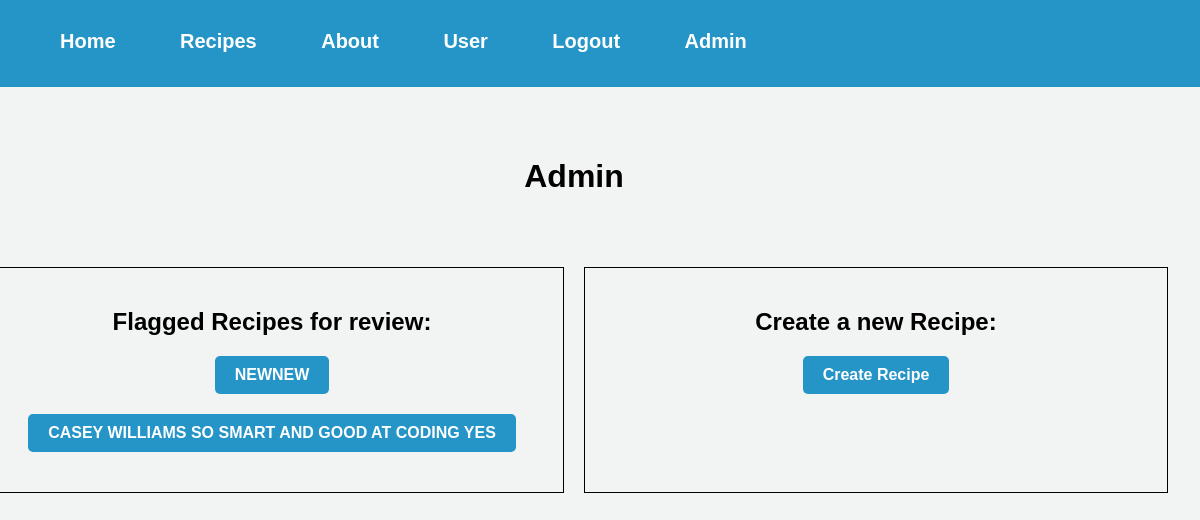
The app's page /admin (signed in), older data.
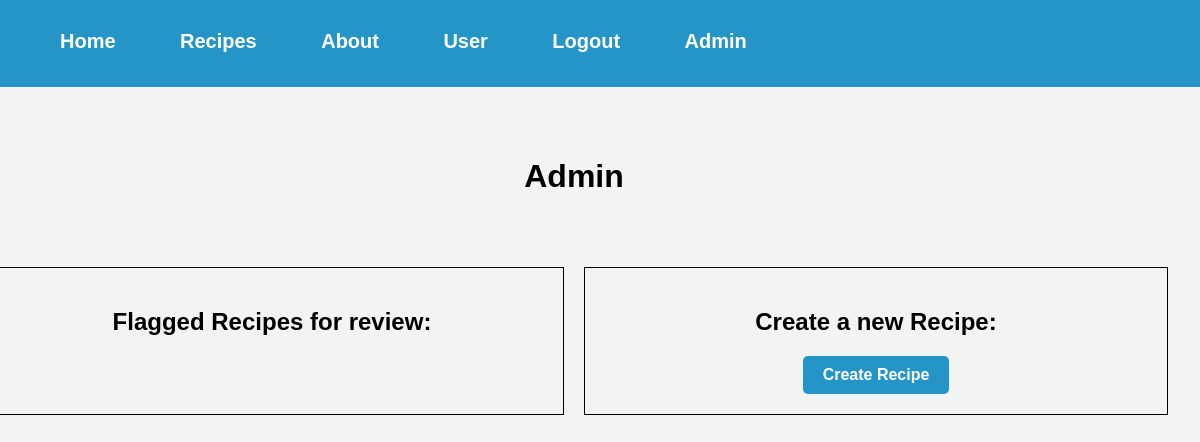
The same page, newer data.
### website/models.py (models this page shows)
class Recipe(db.Model):
    id = db.Column(db.Integer, primary_key=True)
    user_id = db.Column(db.Integer, db.ForeignKey('user.id'), nullable=False)
    title = db.Column(db.String(128), nullable=False)
    description = db.Column(db.String(512), nullable=False)
    servings = db.Column(db.Integer, nullable=False)
    prep_time = db.Column(db.Integer, nullable=False)
    cook_time = db.Column(db.Integer, nullable=False)
    ingredients = db.relationship('Ingredient', backref='recipe', lazy=True, cascade='all, delete')
    instructions = db.relationship('Instruction', backref='recipe', lazy=True, cascade='all, delete')
    tags = db.relationship('Tags', backref='recipe', lazy=True, cascade='all, delete-orphan')
    comments = db.relationship('Comments', backref='recipe', lazy=True, cascade='all, delete-orphan')
    likes = db.Column(db.Integer, default=0)

### website/views.py (the view)
@views.route('/admin', methods=['GET', 'POST'])
@login_required
def admin():
    user = current_user
    flagged_recipes = Recipe.query.filter(
        Recipe.tags.any(Tags.text == 'FLAGGED')).all()
    return render_template("admin.html", user=user, flagged_recipes=flagged_recipes)

### website/__init__.py (called while the page is built)
def create_app():
    app = Flask(__name__)
    app.config['SECRET_KEY'] = 'hjshjhdjah kjshkjdhjs'
    app.config['SQLALCHEMY_DATABASE_URI'] = f'sqlite:///{DB_NAME}'
    db.init_app(app)
    from .views import views
    from .auth import auth
    app.register_blueprint(views, url_prefix='/')
    app.register_blueprint(auth, url_prefix='/')
    from .models import User
    with app.app_context():
        db.create_all()
    login_manager = LoginManager()
    login_manager.login_view = 'auth.login'
    login_manager.init_app(app)
    @login_manager.user_loader
    def load_user(id):
        return User.query.get(int(id))
    return app

### website/templates/admin.html (shortened to what this page needs)
{% extends "base.html" %}
{% block content%}
<link rel="stylesheet" type="text/css" href="{{ url_for('static', filename='user.css') }}">
<div class="user-content" align="center">
    <h1 align="center">Admin</h1>
    <div class="admin-container">
        <div class="admin-recipes">
            <h2>Flagged Recipes for review:</h2>
            {% for recipe in flagged_recipes %}
            <tr>
                <h2><a href="{{ url_for('views.recipe', recipe_id=recipe.id)}}">{{ recipe.title }}</a></h2>
            </tr>
            {% endfor %}
        </div>
        <div class="admin-create-recipe">
            <h2>Create a new Recipe:</h2>
            <a href="/createRecipe">Create Recipe</a>
        </div>
    </div>
</div>
{% endblock %}

Row changes from the older to the newer data that the page shows:
no longer on this page (row edited): Recipe: title "NEWNEW"
no longer on this page (row edited): Recipe: title "CASEY WILLIAMS SO SMART AND GOOD AT CODING YES"
